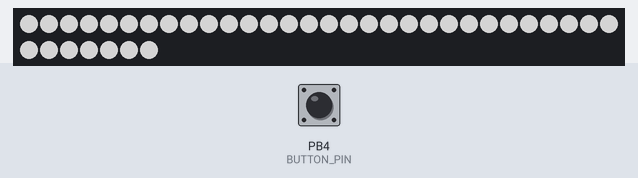
Simulated run of this sketch. Board: ATtiny85, built with avr-gcc and run on an emulated ATtiny85. Parts: 37 RGB LEDs in strip order, left to right, continuing on the next row. The test bench sets the inputs (shaded band); at power-on: PB4 (BUTTON_PIN) HIGH. Dim RGB values are drawn brighter than linear.

Above: at 1.3 s.
1.4 s: PB4 (BUTTON_PIN) pulled LOW for 0.15 s
3.0 s: PB4 (BUTTON_PIN) pulled LOW for 1 s
5.5 s: PB4 (BUTTON_PIN) pulled LOW for 0.15 s
7.1 s: PB4 (BUTTON_PIN) pulled LOW for 3.2 s
At 7.5 s:
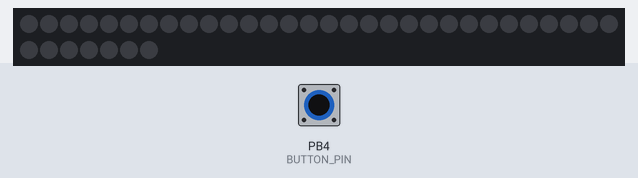
Timing chart, 0 to 10.1 s (numbered marks = the images above; inputs shaded):
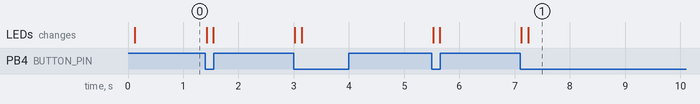

The sketch:

ArcadeLedStripAttiny85.ino
```cpp
// code for an attiny89 controlled led strip for arcade marquee
// chopped buttoncycler.ino example file from AdafruitNeopixel library
// code and design for Attiny85
// button with 1k resistor to pin 4 then to ground
// led with appropriate resistor to pin 3
// strip to pin 2

#include <Adafruit_NeoPixel.h>
#ifdef __AVR__
 #include <avr/power.h> // Required for 16 MHz Adafruit Trinket
#endif

#define BUTTON_PIN   4
#define LED_PIN   4
#define PIXEL_PIN    2
#define PIXEL_COUNT 37  // Number of NeoPixels

Adafruit_NeoPixel strip(PIXEL_COUNT, PIXEL_PIN, NEO_GRB + NEO_KHZ800);

boolean oldState = HIGH;
int     mode     = 0;    // Currently-active animation mode, 0-9

void setup() {
  pinMode(BUTTON_PIN, INPUT_PULLUP);
  strip.begin(); // Initialize NeoPixel strip object (REQUIRED)
  strip.show();  // Initialize all pixels to 'off'
  ledToWhite(128, 1);    // White full
}

void loop() {
  // Get current button state.
  boolean newState = digitalRead(BUTTON_PIN);

  // Check if state changed from high to low (button press).
  if((newState == LOW) && (oldState == HIGH)) {
    // Short delay to debounce button.
    delay(20);
    // Check if button is still low after debounce.
    newState = digitalRead(BUTTON_PIN);
    if(newState == LOW) {      // Yes, still low
      if(++mode > 4) mode = 0; // Advance to next mode, wrap around after #8
      switch(mode) {           // Start the new animation...
        case 0:
          ledToWhite(255, 1);    // White full
          break;
        case 1:
          ledToWhite(192, 1);    // white 3/4
          break;
        case 2:
          ledToWhite(128, 1);    // white 1/2
          break;
        case 3:
          ledToWhite(64, 1);    // white 1/4
          break;
        case 4:
          ledToWhite(0, 1);    // off
          break;
      }
    }
  }

  // Set the last-read button state to the old state.
  oldState = newState;
}

void ledToWhite(int intensity, int wait) {
  colorWipe(strip.Color(intensity, intensity, intensity), wait);
}

// Fill strip pixels one after another with a color. Strip is NOT cleared
// first; anything there will be covered pixel by pixel. Pass in color
// (as a single 'packed' 32-bit value, which you can get by calling
// strip.Color(red, green, blue) as shown in the loop() function above),
// and a delay time (in milliseconds) between pixels.
void colorWipe(uint32_t color, int wait) {
  for(int i=0; i<strip.numPixels(); i++) { // For each pixel in strip...
    strip.setPixelColor(i, color);         //  Set pixel's color (in RAM)
    strip.show();                          //  Update strip to match
    delay(wait);                           //  Pause for a moment
  }
}
```

Measured:
- after the input at 7.1 s, the LEDs: first change at once (image 1 shows a later state)
